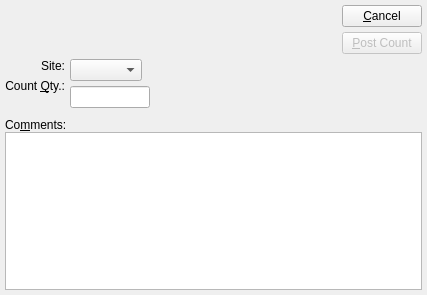
<?xml version="1.0" encoding="UTF-8"?>
<ui version="4.0">
 <comment>This file is part of the xTuple ERP: PostBooks Edition, a free and
open source Enterprise Resource Planning software suite,
Copyright (c) 1999-2011 by OpenMFG LLC, d/b/a xTuple.
It is licensed to you under the Common Public Attribution License
version 1.0, the full text of which (including xTuple-specific Exhibits)
is available at www.xtuple.com/CPAL.  By using this software, you agree
to be bound by its terms.</comment>
 <class>enterMiscCount</class>
 <widget class="QDialog" name="enterMiscCount">
  <property name="geometry">
   <rect>
    <x>0</x>
    <y>0</y>
    <width>427</width>
    <height>295</height>
   </rect>
  </property>
  <property name="windowTitle">
   <string>Enter Miscellaneous Count</string>
  </property>
  <layout class="QVBoxLayout">
   <property name="spacing">
    <number>5</number>
   </property>
   <property name="margin">
    <number>5</number>
   </property>
   <item>
    <layout class="QHBoxLayout">
     <property name="spacing">
      <number>7</number>
     </property>
     <property name="margin">
      <number>0</number>
     </property>
     <item>
      <widget class="ItemCluster" name="_item"/>
     </item>
     <item>
      <layout class="QHBoxLayout">
       <property name="spacing">
        <number>0</number>
       </property>
       <property name="margin">
        <number>0</number>
       </property>
       <item>
        <spacer>
         <property name="orientation">
          <enum>Qt::Horizontal</enum>
         </property>
         <property name="sizeType">
          <enum>QSizePolicy::Expanding</enum>
         </property>
         <property name="sizeHint" stdset="0">
          <size>
           <width>20</width>
           <height>20</height>
          </size>
         </property>
        </spacer>
       </item>
       <item>
        <layout class="QVBoxLayout">
         <property name="spacing">
          <number>0</number>
         </property>
         <property name="margin">
          <number>0</number>
         </property>
         <item>
          <layout class="QVBoxLayout">
           <property name="spacing">
            <number>5</number>
           </property>
           <property name="margin">
            <number>0</number>
           </property>
           <item>
            <widget class="QPushButton" name="_close">
             <property name="text">
              <string>&amp;Cancel</string>
             </property>
            </widget>
           </item>
           <item>
            <widget class="QPushButton" name="_post">
             <property name="enabled">
              <bool>false</bool>
             </property>
             <property name="text">
              <string>&amp;Post Count</string>
             </property>
             <property name="autoDefault">
              <bool>true</bool>
             </property>
             <property name="default">
              <bool>true</bool>
             </property>
            </widget>
           </item>
          </layout>
         </item>
         <item>
          <spacer>
           <property name="orientation">
            <enum>Qt::Vertical</enum>
           </property>
           <property name="sizeType">
            <enum>QSizePolicy::Preferred</enum>
           </property>
           <property name="sizeHint" stdset="0">
            <size>
             <width>20</width>
             <height>0</height>
            </size>
           </property>
          </spacer>
         </item>
        </layout>
       </item>
      </layout>
     </item>
    </layout>
   </item>
   <item>
    <layout class="QHBoxLayout">
     <property name="spacing">
      <number>5</number>
     </property>
     <property name="margin">
      <number>0</number>
     </property>
     <item>
      <layout class="QVBoxLayout">
       <property name="spacing">
        <number>6</number>
       </property>
       <property name="margin">
        <number>0</number>
       </property>
       <item>
        <widget class="QLabel" name="_warehouseLit">
         <property name="text">
          <string>Site:</string>
         </property>
         <property name="alignment">
          <set>Qt::AlignRight|Qt::AlignTrailing|Qt::AlignVCenter</set>
         </property>
         <property name="margin">
          <number>3</number>
         </property>
        </widget>
       </item>
       <item>
        <widget class="QLabel" name="_countQtyLit">
         <property name="text">
          <string>Count &amp;Qty.:</string>
         </property>
         <property name="alignment">
          <set>Qt::AlignRight|Qt::AlignTrailing|Qt::AlignVCenter</set>
         </property>
         <property name="margin">
          <number>2</number>
         </property>
         <property name="buddy">
          <cstring>_qty</cstring>
         </property>
        </widget>
       </item>
       <item>
        <spacer>
         <property name="orientation">
          <enum>Qt::Vertical</enum>
         </property>
         <property name="sizeHint" stdset="0">
          <size>
           <width>20</width>
           <height>40</height>
          </size>
         </property>
        </spacer>
       </item>
      </layout>
     </item>
     <item>
      <layout class="QVBoxLayout">
       <property name="spacing">
        <number>5</number>
       </property>
       <property name="margin">
        <number>0</number>
       </property>
       <item>
        <layout class="QHBoxLayout">
         <property name="spacing">
          <number>0</number>
         </property>
         <property name="margin">
          <number>0</number>
         </property>
         <item>
          <widget class="WComboBox" name="_warehouse">
           <property name="enabled">
            <bool>true</bool>
           </property>
          </widget>
         </item>
         <item>
          <spacer>
           <property name="orientation">
            <enum>Qt::Horizontal</enum>
           </property>
           <property name="sizeType">
            <enum>QSizePolicy::Expanding</enum>
           </property>
           <property name="sizeHint" stdset="0">
            <size>
             <width>20</width>
             <height>0</height>
            </size>
           </property>
          </spacer>
         </item>
        </layout>
       </item>
       <item>
        <layout class="QHBoxLayout">
         <property name="spacing">
          <number>0</number>
         </property>
         <property name="margin">
          <number>0</number>
         </property>
         <item>
          <widget class="XLineEdit" name="_qty">
           <property name="maximumSize">
            <size>
             <width>80</width>
             <height>32767</height>
            </size>
           </property>
          </widget>
         </item>
         <item>
          <spacer>
           <property name="orientation">
            <enum>Qt::Horizontal</enum>
           </property>
           <property name="sizeType">
            <enum>QSizePolicy::Expanding</enum>
           </property>
           <property name="sizeHint" stdset="0">
            <size>
             <width>20</width>
             <height>20</height>
            </size>
           </property>
          </spacer>
         </item>
        </layout>
       </item>
       <item>
        <spacer>
         <property name="orientation">
          <enum>Qt::Vertical</enum>
         </property>
         <property name="sizeHint" stdset="0">
          <size>
           <width>20</width>
           <height>40</height>
          </size>
         </property>
        </spacer>
       </item>
      </layout>
     </item>
    </layout>
   </item>
   <item>
    <layout class="QVBoxLayout">
     <property name="spacing">
      <number>0</number>
     </property>
     <property name="margin">
      <number>0</number>
     </property>
     <item>
      <widget class="QLabel" name="_commentsLit">
       <property name="text">
        <string>Co&amp;mments:</string>
       </property>
       <property name="alignment">
        <set>Qt::AlignLeading|Qt::AlignLeft|Qt::AlignVCenter</set>
       </property>
       <property name="buddy">
        <cstring>_comments</cstring>
       </property>
      </widget>
     </item>
     <item>
      <widget class="XTextEdit" name="_comments">
       <property name="spellEnable">
        <bool>true</bool>
       </property>
      </widget>
     </item>
    </layout>
   </item>
  </layout>
 </widget>
 <layoutdefault spacing="6" margin="11"/>
 <pixmapfunction>qPixmapFromMimeSource</pixmapfunction>
 <customwidgets>
  <customwidget>
   <class>ItemCluster</class>
   <extends>QWidget</extends>
   <header>itemcluster.h</header>
  </customwidget>
  <customwidget>
   <class>WComboBox</class>
   <extends>XComboBox</extends>
   <header>wcombobox.h</header>
  </customwidget>
  <customwidget>
   <class>XComboBox</class>
   <extends>QComboBox</extends>
   <header>xcombobox.h</header>
  </customwidget>
  <customwidget>
   <class>XLineEdit</class>
   <extends>QLineEdit</extends>
   <header>xlineedit.h</header>
  </customwidget>
  <customwidget>
   <class>XTextEdit</class>
   <extends>QTextEdit</extends>
   <header>xtextedit.h</header>
  </customwidget>
 </customwidgets>
 <tabstops>
  <tabstop>_item</tabstop>
  <tabstop>_warehouse</tabstop>
  <tabstop>_qty</tabstop>
  <tabstop>_comments</tabstop>
  <tabstop>_post</tabstop>
  <tabstop>_close</tabstop>
 </tabstops>
 <resources/>
 <connections>
  <connection>
   <sender>_item</sender>
   <signal>valid(bool)</signal>
   <receiver>_post</receiver>
   <slot>setEnabled(bool)</slot>
   <hints>
    <hint type="sourcelabel">
     <x>20</x>
     <y>20</y>
    </hint>
    <hint type="destinationlabel">
     <x>20</x>
     <y>20</y>
    </hint>
   </hints>
  </connection>
  <connection>
   <sender>_item</sender>
   <signal>newId(int)</signal>
   <receiver>_warehouse</receiver>
   <slot>findItemsites(int)</slot>
   <hints>
    <hint type="sourcelabel">
     <x>20</x>
     <y>20</y>
    </hint>
    <hint type="destinationlabel">
     <x>20</x>
     <y>20</y>
    </hint>
   </hints>
  </connection>
  <connection>
   <sender>_item</sender>
   <signal>warehouseIdChanged(int)</signal>
   <receiver>_warehouse</receiver>
   <slot>setId(int)</slot>
   <hints>
    <hint type="sourcelabel">
     <x>20</x>
     <y>20</y>
    </hint>
    <hint type="destinationlabel">
     <x>20</x>
     <y>20</y>
    </hint>
   </hints>
  </connection>
  <connection>
   <sender>_close</sender>
   <signal>clicked()</signal>
   <receiver>enterMiscCount</receiver>
   <slot>reject()</slot>
   <hints>
    <hint type="sourcelabel">
     <x>20</x>
     <y>20</y>
    </hint>
    <hint type="destinationlabel">
     <x>20</x>
     <y>20</y>
    </hint>
   </hints>
  </connection>
 </connections>
</ui>
